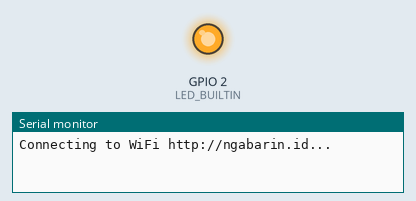
Simulated run of this sketch. Board: ESP32. Shown: output pins drawn as LEDs (lit = HIGH), the last lines printed to the serial monitor. WiFi joins after 1.5 s; servers stay silent unless stated; no MQTT or app messages arrive unless stated.

Above: at 0.3 s.
At 1.6 s:
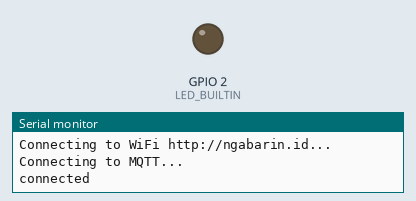
Timing chart, 0 to 3.1 s (numbered marks = the images above):
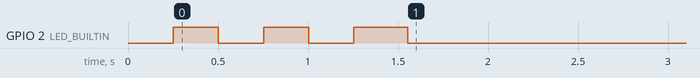

Measured:
- by itself, GPIO 2 (LED_BUILTIN): alternates HIGH for 0.28 s and LOW for 0.25 s, 5 changes in all, then stays LOW

The sketch:

ESP32_Arduino_Multidata.ino
```cpp
#include <WiFi.h>
#include <PubSubClient.h>
#include <ArduinoJson.h>

#define LED_BUILTIN 2


// Informasi dasar tentang proyek dan nama sensor
#define PROJECT_NAME "tegar-imansyah"
#define NGABARIN_KEY "4a2a6374b83041b6e3a2d82d1656a5f783f7e554ab52a46a"
#define GATEWAY_NAME "semen-gresik"

// Options to connect to server
const char* mqttServer = "m14.cloudmqtt.com";
const int mqttPort = 17196;

char topic[50];
uint8_t x = sprintf(topic, "%s/data/%s", PROJECT_NAME, GATEWAY_NAME);

WiFiClient espClient;
PubSubClient client(espClient);

// WiFi Options
const char* ssid = "http://ngabarin.id";
const char* password =  "namadepanmu";

// For Multitasking
long previousMillis = 0;
long interval = 8000;


void setup() {
  Serial.begin(115200);

  WiFi.begin(ssid, password);
  pinMode(LED_BUILTIN, OUTPUT);

  while (WiFi.status() != WL_CONNECTED) {
      digitalWrite(LED_BUILTIN, LOW);
      delay(250);
      Serial.printf("Connecting to WiFi %s...\n", ssid);
      digitalWrite(LED_BUILTIN, HIGH);
      delay(250);
  }

  client.setServer(mqttServer, mqttPort);

}

void loop() {

  unsigned long currentMillis = millis();

  while (!client.connected()) {
    Serial.println(F("Connecting to MQTT..."));

    if (client.connect(GATEWAY_NAME, PROJECT_NAME, NGABARIN_KEY )) {

        Serial.println(F("connected"));
        digitalWrite(LED_BUILTIN, LOW);

    } else {

        Serial.printf("failed with state ");
        Serial.println(client.state());
        digitalWrite(LED_BUILTIN, HIGH);
        delay(2000);

    }
  }

  if(currentMillis - previousMillis > interval) {
    previousMillis = currentMillis;

    StaticJsonBuffer<200> jsonBuffer;
    JsonObject& data = jsonBuffer.createObject();

    JsonArray& value = jsonBuffer.createArray();

    value.add(10);
    value.add(15);
    value.add(90);

    data["name"] = "name";
    data["value"] = value;

    char data_publish[200];
    data.printTo(data_publish);
    data.printTo(Serial);

    client.publish(topic, data_publish);

  }
}
```
